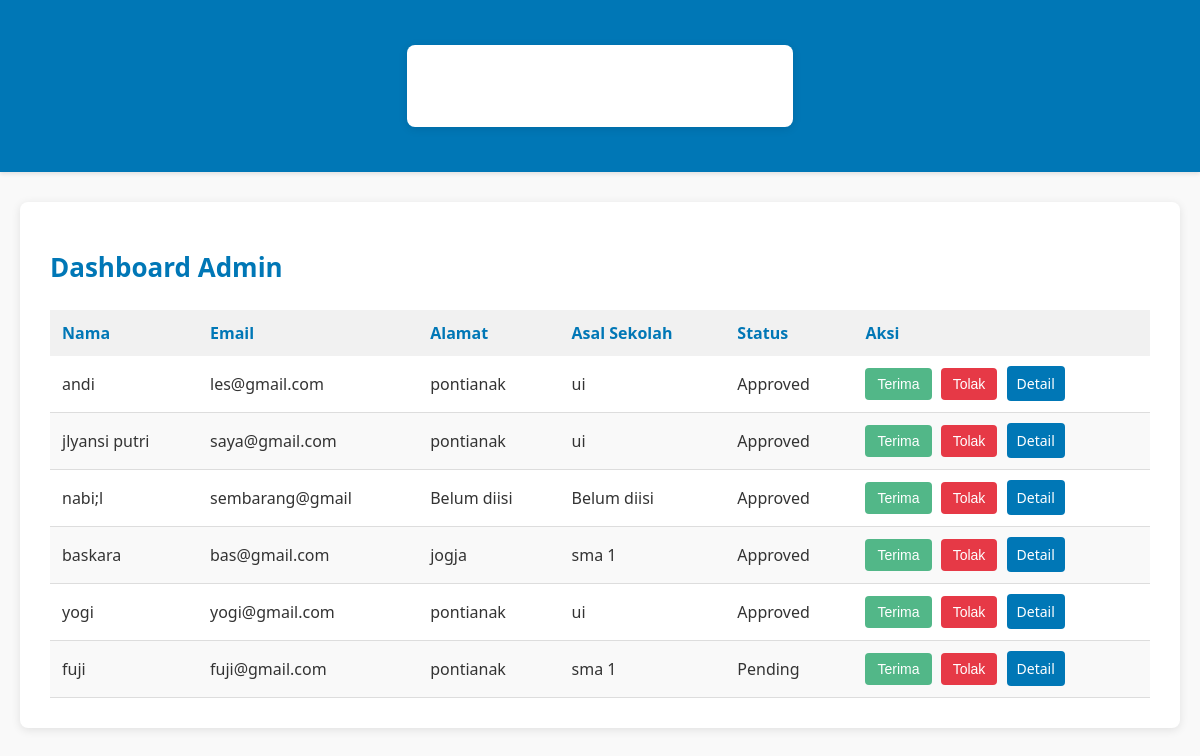
Screenshot of /dashboard_admin (signed in) with the database file from the repository.
### models.py (models this page shows)
class User(db.Model):
    id = db.Column(db.Integer, primary_key=True)
    name = db.Column(db.String(100), nullable=False)
    email = db.Column(db.String(100), unique=True, nullable=False)
    password = db.Column(db.String(100), nullable=False)
    address = db.Column(db.String(200))
    school = db.Column(db.String(100))
    birth_date = db.Column(db.Date)
    phone = db.Column(db.String(15))
    gender = db.Column(db.String(10))
    hobby = db.Column(db.String(100))
    parent_name = db.Column(db.String(100))
    parent_job = db.Column(db.String(100))
    ijazah = db.Column(db.String(200))  # Link ke file ijazah
    kk = db.Column(db.String(200))  # Link ke file kartu keluarga
    ijazah_confirmed = db.Column(db.Boolean, default=False)  # Status konfirmasi ijazah
    kk_confirmed = db.Column(db.Boolean, default=False)  # Status konfirmasi KK
    status = db.Column(db.String(20), default='Pending')  # Pending, Approved, Rejected
    created_at = db.Column(db.DateTime, default=datetime.utcnow)  # Waktu pendaftaran

### app.py (the view, shortened to what this page needs)
@app.route('/dashboard_admin', methods=['GET', 'POST'])
def dashboard_admin():
    if 'admin_id' not in session:
        flash('Anda harus login sebagai admin untuk mengakses halaman ini.')
        return redirect(url_for('login'))
    users = User.query.all()
    return render_template('dashboard_admin.html', users=users)

### templates/dashboard_admin.html (shortened to what this page needs)
<!DOCTYPE html>
<html>
<head>
    <link rel="stylesheet" type="text/css" href="{{ url_for('static', filename='css/admin.css') }}">
</head>
<body>
    <nav class="navbar">
        <div class="container">
            <div class="navbar-links">
                <a href="/" class="navbar-brand">Homepage</a>
                <a href="/dashboard_admin">Dashboard Admin</a>
                <a href="/logout">Logout</a>
            </div>
        </div>
    </nav>
    <div class="container">
        <h1>Dashboard Admin</h1>
        <table>
            <thead>
                <tr>
                    <th>Nama</th>
                    <th>Email</th>
                    <th>Alamat</th>
                    <th>Asal Sekolah</th>
                    <th>Status</th>
                    <th>Aksi</th>
                </tr>
            </thead>
            <tbody>
                {% for user in users %}
                <tr>
                    <td>{{ user.name }}</td>
                    <td>{{ user.email }}</td>
                    <td>{{ user.address or 'Belum diisi' }}</td>
                    <td>{{ user.school or 'Belum diisi' }}</td>
                    <td>{{ user.status }}</td>
                    <td>
                        <form method="POST" action="{{ url_for('dashboard_admin') }}" style="display: inline;">
                            <button type="submit" name="action" value="approve" class="btn btn-green">Terima</button>
                            <button type="submit" name="action" value="reject" class="btn btn-red">Tolak</button>
                        </form>
                        <a href="{{ url_for('user_detail', user_id=user.id) }}" class="btn-detail">Detail</a>
                    </td>
                </tr>
                {% endfor %}
            </tbody>
        </table>
    </div>
</body>
</html>

### static/css/admin.css (style rules this page uses)
body { background-color: #f9f9f9; color: #333; font-family: 'Segoe UI', sans-serif; margin: 0; padding: 0; }
.navbar { background-color: #0077b6; padding: 15px 30px; display: flex; justify-content: space-between; align-items: center; color: #ffffff; box-shadow: 0 2px 4px rgba(0, 0, 0, 0.1); }
.navbar a { color: #ffffff; text-decoration: none; margin-right: 15px; font-weight: 500; }
.container { max-width: 1100px; margin: 30px auto; background: #ffffff; padding: 30px; border-radius: 8px; box-shadow: 0 2px 10px rgba(0, 0, 0, 0.1); }
.container h1 { margin-bottom: 25px; font-size: 26px; color: #0077b6; }
table { width: 100%; border-collapse: collapse; margin-top: 20px; color: #333; }
thead { background-color: #f1f1f1; color: #0077b6; }
thead th { padding: 12px; text-align: left; font-weight: 600; }
tbody tr { border-bottom: 1px solid #ddd; }
tbody tr:nth-child(even) { background-color: #f9f9f9; }
tbody td { padding: 12px; }
button[type="submit"] { padding: 8px 12px; margin-right: 5px; border: none; border-radius: 4px; color: white; cursor: pointer; font-size: 14px; transition: background-color 0.2s; }
button[name="action"][value="approve"] { background-color: #52b788; }
button[name="action"][value="reject"] { background-color: #e63946; }
.btn-detail { background-color: #0077b6; padding: 8px 10px; border-radius: 4px; color: white; text-decoration: none; font-size: 14px; }

### rows the page displays
User: name "andi", email "les@gmail.com", address "pontianak", school "ui", status "Approved"
User: name "jlyansi putri", email "saya@gmail.com", address "pontianak", school "ui", status "Approved"
User: name "nabi;l", email "sembarang@gmail", address "Belum diisi", school "Belum diisi", status "Approved"
User: name "baskara", email "bas@gmail.com", address "jogja", school "sma 1", status "Approved"
User: name "yogi", email "yogi@gmail.com", address "pontianak", school "ui", status "Approved"
User: name "fuji", email "fuji@gmail.com", address "pontianak", school "sma 1", status "Pending"
